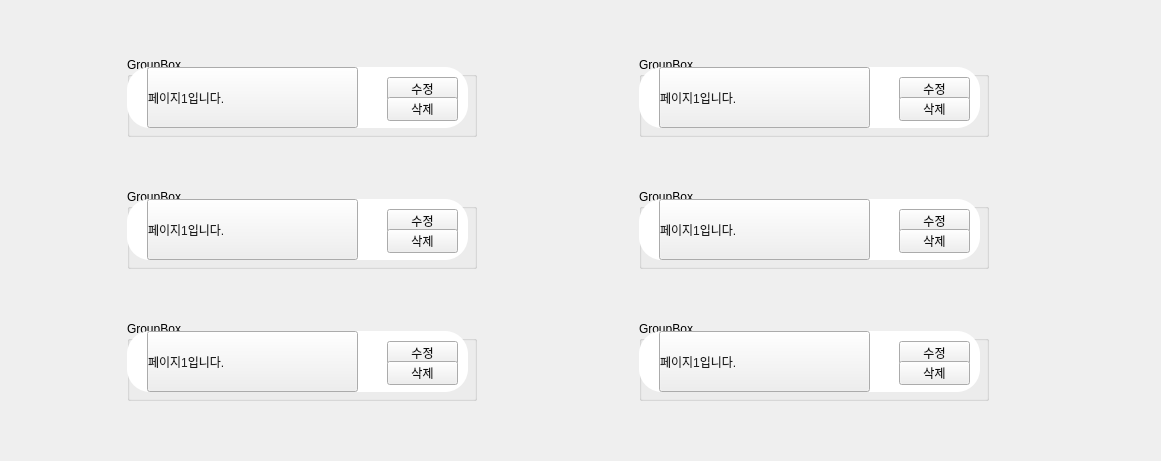
                          <widget class="QWidget" name="gridLayoutWidget">
                           <property name="geometry">
                            <rect>
                             <x>0</x>
                             <y>190</y>
                             <width>1161</width>
                             <height>461</height>
                            </rect>
                           </property>
                           <layout class="QGridLayout" name="gridLayout">
                            <item row="0" column="1">
                             <spacer name="horizontalSpacer_2">
                              <property name="orientation">
                               <enum>Qt::Horizontal</enum>
                              </property>
                              <property name="sizeType">
                               <enum>QSizePolicy::Fixed</enum>
                              </property>
                              <property name="sizeHint" stdset="0">
                               <size>
                                <width>40</width>
                                <height>20</height>
                               </size>
                              </property>
                             </spacer>
                            </item>
                            <item row="0" column="3">
                             <spacer name="horizontalSpacer_3">
                              <property name="orientation">
                               <enum>Qt::Horizontal</enum>
                              </property>
                              <property name="sizeType">
                               <enum>QSizePolicy::Fixed</enum>
                              </property>
                              <property name="sizeHint" stdset="0">
                               <size>
                                <width>45</width>
                                <height>20</height>
                               </size>
                              </property>
                             </spacer>
                            </item>
                            <item row="0" column="0">
                             <widget class="QGroupBox" name="groupBox">
                              <property name="sizePolicy">
                               <sizepolicy hsizetype="Fixed" vsizetype="Fixed">
                                <horstretch>0</horstretch>
                                <verstretch>0</verstretch>
                               </sizepolicy>
                              </property>
                              <property name="minimumSize">
                               <size>
                                <width>350</width>
                                <height>80</height>
                               </size>
                              </property>
                              <property name="baseSize">
                               <size>
                                <width>350</width>
                                <height>80</height>
                               </size>
                              </property>
                              <property name="title">
                               <string>GroupBox</string>
                              </property>
                              <widget class="QLabel" name="label_12">
                               <property name="geometry">
                                <rect>
                                 <x>0</x>
                                 <y>10</y>
                                 <width>341</width>
                                 <height>61</height>
                                </rect>
                               </property>
                               <property name="styleSheet">
                                <string notr="true">border-style:solid;
border-radius:23;
background-color: rgb(255, 255, 255);
color: rgb(255, 255, 255);
</string>
                               </property>
                               <property name="text">
                                <string/>
                               </property>
                              </widget>
                              <widget class="QPushButton" name="pushButton">
                               <property name="geometry">
                                <rect>
                                 <x>260</x>
                                 <y>20</y>
                                 <width>71</width>
                                 <height>24</height>
                                </rect>
                               </property>
                               <property name="styleSheet">
                                <string notr="true">border-color: transparent;
color: rgb(13, 13, 13);</string>
                               </property>
                               <property name="text">
                                <string>수정</string>
                               </property>
                              </widget>
                              <widget class="QPushButton" name="pushButton_2">
                               <property name="geometry">
                                <rect>
                                 <x>260</x>
                                 <y>40</y>
                                 <width>71</width>
                                 <height>24</height>
                                </rect>
                               </property>
                               <property name="styleSheet">
                                <string notr="true">border-color: transparent;
color: rgb(13, 13, 13);</string>
                               </property>
                               <property name="text">
                                <string>삭제</string>
                               </property>
                              </widget>
                              <widget class="QPushButton" name="pushButton_3">
                               <property name="geometry">
                                <rect>
                                 <x>20</x>
                                 <y>10</y>
                                 <width>211</width>
                                 <height>61</height>
                                </rect>
                               </property>
                               <property name="layoutDirection">
                                <enum>Qt::LeftToRight</enum>
                               </property>
                               <property name="styleSheet">
                                <string notr="true">border-color: transparent;
color: rgb(29, 29, 29);
text-align:left;
</string>
                               </property>
                               <property name="text">
                                <string>페이지1입니다.</string>
                               </property>
                               <property name="autoRepeatInterval">
                                <number>0</number>
                               </property>
                              </widget>
                             </widget>
                            </item>
                            <item row="1" column="0">
                             <widget class="QGroupBox" name="groupBox_2">
                              <property name="sizePolicy">
                               <sizepolicy hsizetype="Fixed" vsizetype="Fixed">
                                <horstretch>0</horstretch>
                                <verstretch>0</verstretch>
                               </sizepolicy>
                              </property>
                              <property name="minimumSize">
                               <size>
                                <width>350</width>
                                <height>80</height>
                               </size>
                              </property>
                              <property name="baseSize">
                               <size>
                                <width>350</width>
                                <height>80</height>
                               </size>
                              </property>
                              <property name="title">
                               <string>GroupBox</string>
                              </property>
                              <widget class="QLabel" name="label_13">
                               <property name="geometry">
                                <rect>
                                 <x>0</x>
                                 <y>10</y>
                                 <width>341</width>
                                 <height>61</height>
                                </rect>
                               </property>
                               <property name="styleSheet">
                                <string notr="true">border-style:solid;
border-radius:23;
background-color: rgb(255, 255, 255);
color: rgb(255, 255, 255);
</string>
                               </property>
                               <property name="text">
                                <string/>
                               </property>
                              </widget>
                              <widget class="QPushButton" name="pushButton_4">
                               <property name="geometry">
                                <rect>
                                 <x>260</x>
                                 <y>20</y>
                                 <width>71</width>
                                 <height>24</height>
                                </rect>
                               </property>
                               <property name="styleSheet">
                                <string notr="true">border-color: transparent;
color: rgb(13, 13, 13);</string>
                               </property>
                               <property name="text">
                                <string>수정</string>
                               </property>
                              </widget>
                              <widget class="QPushButton" name="pushButton_5">
                               <property name="geometry">
                                <rect>
                                 <x>260</x>
                                 <y>40</y>
                                 <width>71</width>
                                 <height>24</height>
                                </rect>
                               </property>
                               <property name="styleSheet">
                                <string notr="true">border-color: transparent;
color: rgb(13, 13, 13);</string>
                               </property>
                               <property name="text">
                                <string>삭제</string>
                               </property>
                              </widget>
                              <widget class="QPushButton" name="pushButton_6">
                               <property name="geometry">
                                <rect>
                                 <x>20</x>
                                 <y>10</y>
                                 <width>211</width>
                                 <height>61</height>
                                </rect>
                               </property>
                               <property name="layoutDirection">
                                <enum>Qt::LeftToRight</enum>
                               </property>
                               <property name="styleSheet">
                                <string notr="true">border-color: transparent;
color: rgb(29, 29, 29);
text-align:left;
</string>
                               </property>
                               <property name="text">
                                <string>페이지1입니다.</string>
                               </property>
                               <property name="autoRepeatInterval">
                                <number>0</number>
                               </property>
                              </widget>
                             </widget>
                            </item>
                            <item row="2" column="0">
                             <widget class="QGroupBox" name="groupBox_4">
                              <property name="sizePolicy">
                               <sizepolicy hsizetype="Fixed" vsizetype="Fixed">
                                <horstretch>0</horstretch>
                                <verstretch>0</verstretch>
                               </sizepolicy>
                              </property>
                              <property name="minimumSize">
                               <size>
                                <width>350</width>
                                <height>80</height>
                               </size>
                              </property>
                              <property name="baseSize">
                               <size>
                                <width>350</width>
                                <height>80</height>
                               </size>
                              </property>
                              <property name="title">
                               <string>GroupBox</string>
                              </property>
                              <widget class="QLabel" name="label_16">
                               <property name="geometry">
                                <rect>
                                 <x>0</x>
                                 <y>10</y>
                                 <width>341</width>
                                 <height>61</height>
                                </rect>
                               </property>
                               <property name="styleSheet">
                                <string notr="true">border-style:solid;
border-radius:23;
background-color: rgb(255, 255, 255);
color: rgb(255, 255, 255);
</string>
                               </property>
                               <property name="text">
                                <string/>
                               </property>
                              </widget>
                              <widget class="QPushButton" name="pushButton_10">
                               <property name="geometry">
                                <rect>
                                 <x>260</x>
                                 <y>20</y>
                                 <width>71</width>
                                 <height>24</height>
                                </rect>
                               </property>
                               <property name="styleSheet">
                                <string notr="true">border-color: transparent;
color: rgb(13, 13, 13);</string>
                               </property>
                               <property name="text">
                                <string>수정</string>
                               </property>
                              </widget>
                              <widget class="QPushButton" name="pushButton_11">
                               <property name="geometry">
                                <rect>
                                 <x>260</x>
                                 <y>40</y>
                                 <width>71</width>
                                 <height>24</height>
                                </rect>
                               </property>
                               <property name="styleSheet">
                                <string notr="true">border-color: transparent;
color: rgb(13, 13, 13);</string>
                               </property>
                               <property name="text">
                                <string>삭제</string>
                               </property>
                              </widget>
                              <widget class="QPushButton" name="pushButton_12">
                               <property name="geometry">
                                <rect>
                                 <x>20</x>
                                 <y>10</y>
                                 <width>211</width>
                                 <height>61</height>
                                </rect>
                               </property>
                               <property name="layoutDirection">
                                <enum>Qt::LeftToRight</enum>
                               </property>
                               <property name="styleSheet">
                                <string notr="true">border-color: transparent;
color: rgb(29, 29, 29);
text-align:left;
</string>
                               </property>
                               <property name="text">
                                <string>페이지1입니다.</string>
                               </property>
                               <property name="autoRepeatInterval">
                                <number>0</number>
                               </property>
                              </widget>
                             </widget>
                            </item>
                            <item row="2" column="2">
                             <widget class="QGroupBox" name="groupBox_5">
                              <property name="sizePolicy">
                               <sizepolicy hsizetype="Fixed" vsizetype="Fixed">
                                <horstretch>0</horstretch>
                                <verstretch>0</verstretch>
                               </sizepolicy>
                              </property>
                              <property name="minimumSize">
                               <size>
                                <width>350</width>
                                <height>80</height>
                               </size>
                              </property>
                              <property name="baseSize">
                               <size>
                                <width>350</width>
                                <height>80</height>
                               </size>
                              </property>
                              <property name="title">
                               <string>GroupBox</string>
                              </property>
                              <widget class="QLabel" name="label_15">
                               <property name="geometry">
                                <rect>
                                 <x>0</x>
                                 <y>10</y>
                                 <width>341</width>
                                 <height>61</height>
                                </rect>
                               </property>
                               <property name="styleSheet">
                                <string notr="true">border-style:solid;
border-radius:23;
background-color: rgb(255, 255, 255);
color: rgb(255, 255, 255);
</string>
                               </property>
                               <property name="text">
                                <string/>
                               </property>
                              </widget>
                              <widget class="QPushButton" name="pushButton_13">
                               <property name="geometry">
                                <rect>
                                 <x>260</x>
                                 <y>20</y>
                                 <width>71</width>
                                 <height>24</height>
                                </rect>
                               </property>
                               <property name="styleSheet">
                                <string notr="true">border-color: transparent;
color: rgb(13, 13, 13);</string>
                               </property>
                               <property name="text">
                                <string>수정</string>
                               </property>
                              </widget>
                              <widget class="QPushButton" name="pushButton_14">
                               <property name="geometry">
                                <rect>
                                 <x>260</x>
                                 <y>40</y>
                                 <width>71</width>
                                 <height>24</height>
                                </rect>
                               </property>
                               <property name="styleSheet">
                                <string notr="true">border-color: transparent;
color: rgb(13, 13, 13);</string>
                               </property>
                               <property name="text">
                                <string>삭제</string>
                               </property>
                              </widget>
                              <widget class="QPushButton" name="pushButton_15">
                               <property name="geometry">
                                <rect>
                                 <x>20</x>
                                 <y>10</y>
                                 <width>211</width>
                                 <height>61</height>
                                </rect>
                               </property>
                               <property name="layoutDirection">
                                <enum>Qt::LeftToRight</enum>
                               </property>
                               <property name="styleSheet">
                                <string notr="true">border-color: transparent;
color: rgb(29, 29, 29);
text-align:left;
</string>
                               </property>
                               <property name="text">
                                <string>페이지1입니다.</string>
                               </property>
                               <property name="autoRepeatInterval">
                                <number>0</number>
                               </property>
                              </widget>
                             </widget>
                            </item>
                            <item row="0" column="2">
                             <widget class="QGroupBox" name="groupBox_6">
                              <property name="sizePolicy">
                               <sizepolicy hsizetype="Fixed" vsizetype="Fixed">
                                <horstretch>0</horstretch>
                                <verstretch>0</verstretch>
                               </sizepolicy>
                              </property>
                              <property name="minimumSize">
                               <size>
                                <width>350</width>
                                <height>80</height>
                               </size>
                              </property>
                              <property name="baseSize">
                               <size>
                                <width>350</width>
                                <height>80</height>
                               </size>
                              </property>
                              <property name="title">
                               <string>GroupBox</string>
                              </property>
                              <widget class="QLabel" name="label_17">
                               <property name="geometry">
                                <rect>
                                 <x>0</x>
                                 <y>10</y>
                                 <width>341</width>
                                 <height>61</height>
                                </rect>
                               </property>
                               <property name="styleSheet">
                                <string notr="true">border-style:solid;
border-radius:23;
background-color: rgb(255, 255, 255);
color: rgb(255, 255, 255);
</string>
                               </property>
                               <property name="text">
                                <string/>
                               </property>
                              </widget>
                              <widget class="QPushButton" name="pushButton_18">
                               <property name="geometry">
                                <rect>
                                 <x>260</x>
                                 <y>20</y>
                                 <width>71</width>
                                 <height>24</height>
                                </rect>
                               </property>
                               <property name="styleSheet">
                                <string notr="true">border-color: transparent;
color: rgb(13, 13, 13);</string>
                               </property>
                               <property name="text">
                                <string>수정</string>
                               </property>
                              </widget>
                              <widget class="QPushButton" name="pushButton_19">
                               <property name="geometry">
                                <rect>
                                 <x>260</x>
                                 <y>40</y>
                                 <width>71</width>
                                 <height>24</height>
                                </rect>
                               </property>
                               <property name="styleSheet">
                                <string notr="true">border-color: transparent;
color: rgb(13, 13, 13);</string>
                               </property>
                               <property name="text">
                                <string>삭제</string>
                               </property>
                              </widget>
                              <widget class="QPushButton" name="pushButton_22">
                               <property name="geometry">
                                <rect>
                                 <x>20</x>
                                 <y>10</y>
                                 <width>211</width>
                                 <height>61</height>
                                </rect>
                               </property>
                               <property name="layoutDirection">
                                <enum>Qt::LeftToRight</enum>
                               </property>
                               <property name="styleSheet">
                                <string notr="true">border-color: transparent;
color: rgb(29, 29, 29);
text-align:left;
</string>
                               </property>
                               <property name="text">
                                <string>페이지1입니다.</string>
                               </property>
                               <property name="autoRepeatInterval">
                                <number>0</number>
                               </property>
                              </widget>
                             </widget>
                            </item>
                            <item row="1" column="2">
                             <widget class="QGroupBox" name="groupBox_7">
                              <property name="sizePolicy">
                               <sizepolicy hsizetype="Fixed" vsizetype="Fixed">
                                <horstretch>0</horstretch>
                                <verstretch>0</verstretch>
                               </sizepolicy>
                              </property>
                              <property name="minimumSize">
                               <size>
                                <width>350</width>
                                <height>80</height>
                               </size>
                              </property>
                              <property name="baseSize">
                               <size>
                                <width>350</width>
                                <height>80</height>
                               </size>
                              </property>
                              <property name="title">
                               <string>GroupBox</string>
                              </property>
                              <widget class="QLabel" name="label_18">
                               <property name="geometry">
                                <rect>
                                 <x>0</x>
                                 <y>10</y>
                                 <width>341</width>
                                 <height>61</height>
                                </rect>
                               </property>
                               <property name="styleSheet">
                                <string notr="true">border-style:solid;
border-radius:23;
background-color: rgb(255, 255, 255);
color: rgb(255, 255, 255);
</string>
                               </property>
                               <property name="text">
                                <string/>
                               </property>
                              </widget>
                              <widget class="QPushButton" name="pushButton_16">
                               <property name="geometry">
                                <rect>
                                 <x>260</x>
                                 <y>20</y>
                                 <width>71</width>
                                 <height>24</height>
                                </rect>
                               </property>
                               <property name="styleSheet">
                                <string notr="true">border-color: transparent;
color: rgb(13, 13, 13);</string>
                               </property>
                               <property name="text">
                                <string>수정</string>
                               </property>
                              </widget>
                              <widget class="QPushButton" name="pushButton_17">
                               <property name="geometry">
                                <rect>
                                 <x>260</x>
                                 <y>40</y>
                                 <width>71</width>
                                 <height>24</height>
                                </rect>
                               </property>
                               <property name="styleSheet">
                                <string notr="true">border-color: transparent;
color: rgb(13, 13, 13);</string>
                               </property>
                               <property name="text">
                                <string>삭제</string>
                               </property>
                              </widget>
                              <widget class="QPushButton" name="pushButton_23">
                               <property name="geometry">
                                <rect>
                                 <x>20</x>
                                 <y>10</y>
                                 <width>211</width>
                                 <height>61</height>
                                </rect>
                               </property>
                               <property name="layoutDirection">
                                <enum>Qt::LeftToRight</enum>
                               </property>
                               <property name="styleSheet">
                                <string notr="true">border-color: transparent;
color: rgb(29, 29, 29);
text-align:left;
</string>
                               </property>
                               <property name="text">
                                <string>페이지1입니다.</string>
                               </property>
                               <property name="autoRepeatInterval">
                                <number>0</number>
                               </property>
                              </widget>
                             </widget>
                            </item>
                           </layout>
                          </widget>
